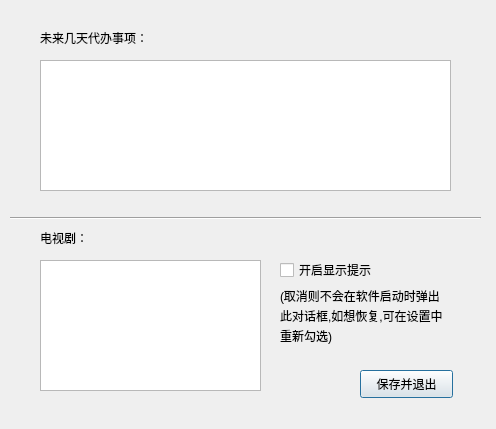
<?xml version="1.0" encoding="UTF-8"?>
<ui version="4.0">
 <class>popup</class>
 <widget class="QDialog" name="popup">
  <property name="geometry">
   <rect>
    <x>0</x>
    <y>0</y>
    <width>496</width>
    <height>429</height>
   </rect>
  </property>
  <property name="windowTitle">
   <string>Dialog</string>
  </property>
  <widget class="QLabel" name="label">
   <property name="geometry">
    <rect>
     <x>40</x>
     <y>30</y>
     <width>121</width>
     <height>16</height>
    </rect>
   </property>
   <property name="text">
    <string>未来几天代办事项：</string>
   </property>
  </widget>
  <widget class="QTableWidget" name="tableWidget">
   <property name="geometry">
    <rect>
     <x>40</x>
     <y>60</y>
     <width>411</width>
     <height>131</height>
    </rect>
   </property>
  </widget>
  <widget class="Line" name="line">
   <property name="geometry">
    <rect>
     <x>10</x>
     <y>210</y>
     <width>471</width>
     <height>16</height>
    </rect>
   </property>
   <property name="orientation">
    <enum>Qt::Horizontal</enum>
   </property>
  </widget>
  <widget class="QTableWidget" name="tv_popup">
   <property name="geometry">
    <rect>
     <x>40</x>
     <y>260</y>
     <width>221</width>
     <height>131</height>
    </rect>
   </property>
  </widget>
  <widget class="QLabel" name="label_2">
   <property name="geometry">
    <rect>
     <x>40</x>
     <y>230</y>
     <width>91</width>
     <height>16</height>
    </rect>
   </property>
   <property name="text">
    <string>电视剧：</string>
   </property>
  </widget>
  <widget class="QCheckBox" name="checkBox">
   <property name="geometry">
    <rect>
     <x>280</x>
     <y>260</y>
     <width>111</width>
     <height>20</height>
    </rect>
   </property>
   <property name="text">
    <string>开启显示提示</string>
   </property>
  </widget>
  <widget class="QLabel" name="label_3">
   <property name="geometry">
    <rect>
     <x>280</x>
     <y>280</y>
     <width>181</width>
     <height>31</height>
    </rect>
   </property>
   <property name="text">
    <string>(取消则不会在软件启动时弹出</string>
   </property>
  </widget>
  <widget class="QLabel" name="label_4">
   <property name="geometry">
    <rect>
     <x>280</x>
     <y>305</y>
     <width>181</width>
     <height>21</height>
    </rect>
   </property>
   <property name="text">
    <string>此对话框,如想恢复,可在设置中</string>
   </property>
  </widget>
  <widget class="QLabel" name="label_5">
   <property name="geometry">
    <rect>
     <x>280</x>
     <y>325</y>
     <width>61</width>
     <height>21</height>
    </rect>
   </property>
   <property name="text">
    <string>重新勾选)</string>
   </property>
  </widget>
  <widget class="QPushButton" name="pushButton_close">
   <property name="geometry">
    <rect>
     <x>360</x>
     <y>370</y>
     <width>93</width>
     <height>28</height>
    </rect>
   </property>
   <property name="text">
    <string>保存并退出</string>
   </property>
  </widget>
 </widget>
 <resources/>
 <connections/>
</ui>
